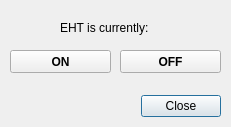
<?xml version="1.0" encoding="UTF-8"?>
<ui version="4.0">
 <class>eht</class>
 <widget class="QDialog" name="eht">
  <property name="windowModality">
   <enum>Qt::ApplicationModal</enum>
  </property>
  <property name="geometry">
   <rect>
    <x>0</x>
    <y>0</y>
    <width>231</width>
    <height>127</height>
   </rect>
  </property>
  <property name="sizePolicy">
   <sizepolicy hsizetype="Preferred" vsizetype="Preferred">
    <horstretch>0</horstretch>
    <verstretch>0</verstretch>
   </sizepolicy>
  </property>
  <property name="windowTitle">
   <string>EHT Control</string>
  </property>
  <property name="layoutDirection">
   <enum>Qt::RightToLeft</enum>
  </property>
  <widget class="QDialogButtonBox" name="buttonBox">
   <property name="geometry">
    <rect>
     <x>30</x>
     <y>90</y>
     <width>191</width>
     <height>32</height>
    </rect>
   </property>
   <property name="layoutDirection">
    <enum>Qt::LeftToRight</enum>
   </property>
   <property name="locale">
    <locale language="English" country="UnitedKingdom"/>
   </property>
   <property name="orientation">
    <enum>Qt::Horizontal</enum>
   </property>
   <property name="standardButtons">
    <set>QDialogButtonBox::Close</set>
   </property>
  </widget>
  <widget class="QPushButton" name="pushButton_on">
   <property name="geometry">
    <rect>
     <x>10</x>
     <y>50</y>
     <width>101</width>
     <height>23</height>
    </rect>
   </property>
   <property name="font">
    <font>
     <weight>75</weight>
     <bold>true</bold>
    </font>
   </property>
   <property name="text">
    <string>ON</string>
   </property>
  </widget>
  <widget class="QPushButton" name="pushButton_off">
   <property name="geometry">
    <rect>
     <x>120</x>
     <y>50</y>
     <width>101</width>
     <height>23</height>
    </rect>
   </property>
   <property name="font">
    <font>
     <weight>75</weight>
     <bold>true</bold>
    </font>
   </property>
   <property name="text">
    <string>OFF</string>
   </property>
  </widget>
  <widget class="QLabel" name="label">
   <property name="geometry">
    <rect>
     <x>60</x>
     <y>20</y>
     <width>91</width>
     <height>16</height>
    </rect>
   </property>
   <property name="text">
    <string>EHT is currently:</string>
   </property>
  </widget>
  <widget class="QLabel" name="label_EHTStatus">
   <property name="geometry">
    <rect>
     <x>150</x>
     <y>20</y>
     <width>61</width>
     <height>16</height>
    </rect>
   </property>
   <property name="text">
    <string/>
   </property>
  </widget>
 </widget>
 <resources/>
 <connections>
  <connection>
   <sender>buttonBox</sender>
   <signal>accepted()</signal>
   <receiver>eht</receiver>
   <slot>accept()</slot>
   <hints>
    <hint type="sourcelabel">
     <x>248</x>
     <y>254</y>
    </hint>
    <hint type="destinationlabel">
     <x>157</x>
     <y>274</y>
    </hint>
   </hints>
  </connection>
  <connection>
   <sender>buttonBox</sender>
   <signal>rejected()</signal>
   <receiver>eht</receiver>
   <slot>reject()</slot>
   <hints>
    <hint type="sourcelabel">
     <x>316</x>
     <y>260</y>
    </hint>
    <hint type="destinationlabel">
     <x>286</x>
     <y>274</y>
    </hint>
   </hints>
  </connection>
 </connections>
</ui>
